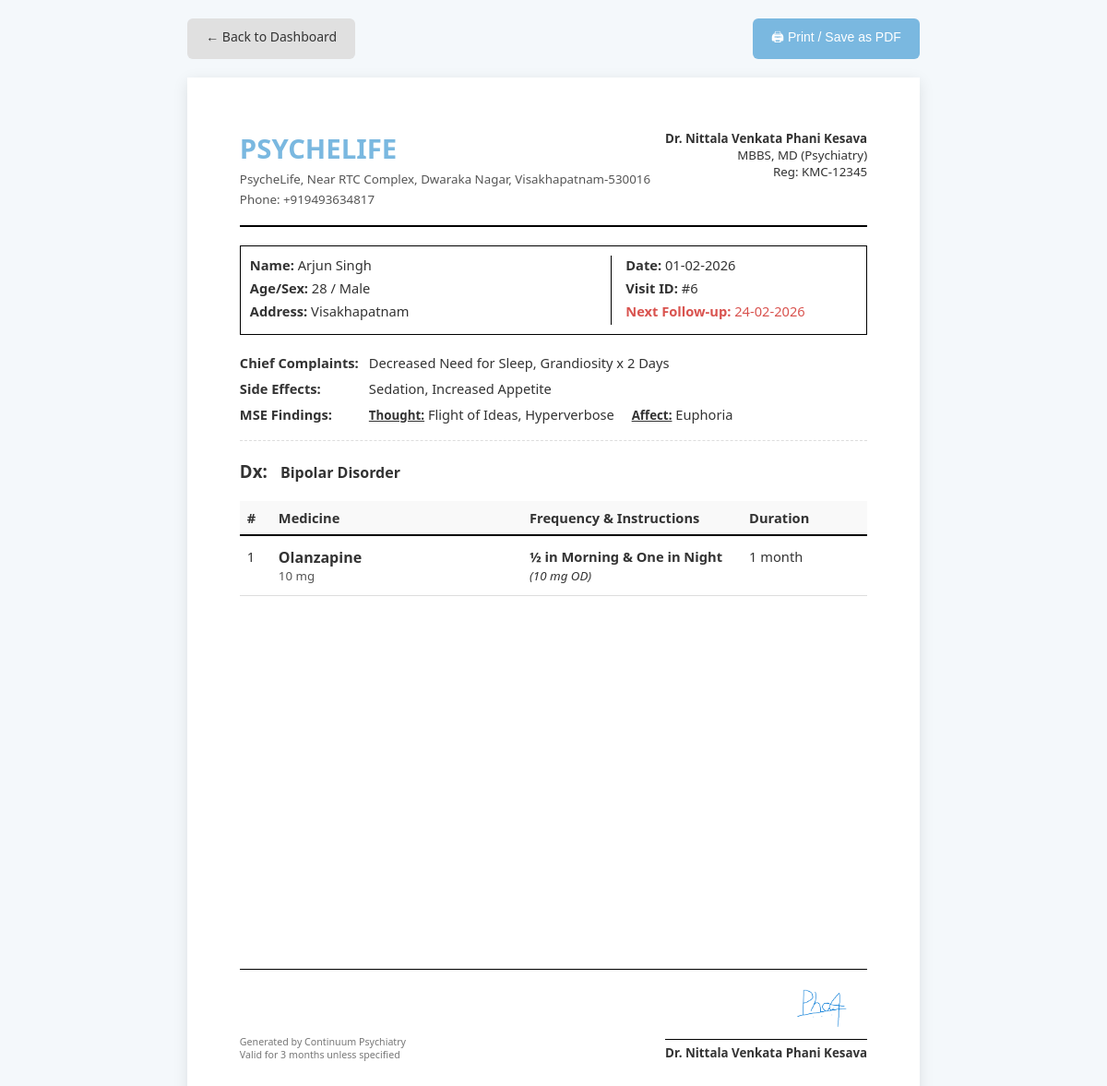
The app's page /preview_prescription/6 (signed in) with its own data.
### models.py (models this page shows, shortened)
class Doctor(db.Model):
    __tablename__ = 'doctors'
    id = db.Column(db.Integer, primary_key=True)
    username = db.Column(db.String(80), unique=True, nullable=False)
    password_hash = db.Column(db.String(120), nullable=False)
    full_name = db.Column(db.String(100)) # e.g. "Dr. John Doe"
    clinic_name = db.Column(db.String(200))
    kmc_code = db.Column(db.String(50))
    address_text = db.Column(db.Text)
    social_handle = db.Column(db.String(100)) # e.g. "@drjohnpsych"
    signature_filename = db.Column(db.String(200)) # Path to uploaded image
    phone = db.Column(db.String(20))
    email = db.Column(db.String(120))
    patients = db.relationship('Patient', backref='doctor', lazy=True)

class Patient(db.Model):
    __tablename__ = 'patients'
    id = db.Column(db.Integer, primary_key=True)
    name = db.Column(db.String(100), nullable=False)
    age = db.Column(db.Integer, nullable=False)
    sex = db.Column(db.String(10), nullable=False)
    address = db.Column(db.Text)
    doctor_id = db.Column(db.Integer, db.ForeignKey('doctors.id'), nullable=False)
    phone = db.Column(db.String(20))  # Optional Phone
    attender_name = db.Column(db.String(100))
    attender_relation = db.Column(db.String(50))
    attender_reliability = db.Column(db.String(10))  # 'Yes' or 'No'
    personal_notes = db.Column(db.Text)  # Doctor's personal ID notes
    visits = db.relationship('Visit', backref='patient', lazy=True, cascade='all, delete-orphan')

class Visit(db.Model):
    __tablename__ = 'visits'
    id = db.Column(db.Integer, primary_key=True)
    patient_id = db.Column(db.Integer, db.ForeignKey('patients.id'), nullable=False)
    date = db.Column(db.Date, nullable=False)
    visit_type = db.Column(db.String(20), nullable=False)  # 'First' or 'Follow-up'
    provisional_diagnosis = db.Column(db.Text)
    differential_diagnosis = db.Column(db.Text)
    next_visit_date = db.Column(db.Date)
    note = db.Column(db.Text)
    symptom_entries = db.relationship('SymptomEntry', backref='visit', lazy=True, cascade='all, delete-orphan')
    medication_entries = db.relationship('MedicationEntry', backref='visit', lazy=True, cascade='all, delete-orphan')
    side_effect_entries = db.relationship('SideEffectEntry', backref='visit', lazy=True, cascade='all, delete-orphan')
    mse_entries = db.relationship('MSEEntry', backref='visit', lazy=True, cascade='all, delete-orphan')
    stressor_entries = db.relationship('StressorEntry', backref='visit', lazy=True, cascade='all, delete-orphan')
    personality_entries = db.relationship('PersonalityEntry', backref='visit', lazy=True, cascade='all, delete-orphan')
    safety_profile = db.relationship('SafetyMedicalProfile', backref='visit', uselist=False, cascade='all, delete-orphan')

class SymptomEntry(db.Model):
    __tablename__ = 'symptom_entries'
    id = db.Column(db.Integer, primary_key=True)
    visit_id = db.Column(db.Integer, db.ForeignKey('visits.id'), nullable=False)
    symptom_name = db.Column(db.String(200), nullable=False)
    score_onset = db.Column(db.Float)
    score_progression = db.Column(db.Float)
    score_current = db.Column(db.Float, nullable=False)
    duration_text = db.Column(db.String(100))
    note = db.Column(db.Text)

class SideEffectEntry(db.Model):
    __tablename__ = 'side_effect_entries'
    id = db.Column(db.Integer, primary_key=True)
    visit_id = db.Column(db.Integer, db.ForeignKey('visits.id'), nullable=False)
    side_effect_name = db.Column(db.String(200), nullable=False)
    score_onset = db.Column(db.Float)
    score_progression = db.Column(db.Float)
    score_current = db.Column(db.Float, nullable=False)  # Renamed from 'score' conceptually
    duration_text = db.Column(db.String(100))
    note = db.Column(db.Text)
    score = db.Column(db.Integer, default=0)

class MSEEntry(db.Model):
    __tablename__ = 'mse_entries'
    id = db.Column(db.Integer, primary_key=True)
    visit_id = db.Column(db.Integer, db.ForeignKey('visits.id'), nullable=False)
    category = db.Column(db.String(50), nullable=False)  # 'Thought', 'Perception', 'Affect'
    finding_name = db.Column(db.String(200))
    score_onset = db.Column(db.Float)
    score_progression = db.Column(db.Float)
    score_current = db.Column(db.Float, nullable=False)  # Renamed from 'score'
    duration = db.Column(db.String(100))
    note = db.Column(db.Text)
    score = db.Column(db.Integer, default=0)

class MedicationEntry(db.Model):
    __tablename__ = 'medication_entries'
    id = db.Column(db.Integer, primary_key=True)
    visit_id = db.Column(db.Integer, db.ForeignKey('visits.id'), nullable=False)
    drug_name = db.Column(db.String(200), nullable=False)
    drug_type = db.Column(db.String(50))  # 'Brand' or 'Generic'
    dose_mg = db.Column(db.String(50))
    frequency = db.Column(db.String(20))
    duration_text = db.Column(db.String(100))
    note = db.Column(db.Text)  # Instructions (Before/After food)

### app.py (the view)
@app.route('/preview_prescription/<int:visit_id>')
@login_required
def preview_prescription(visit_id):
    visit = Visit.query.get_or_404(visit_id)
    patient = visit.patient
    include_qr = request.args.get('include_qr') == 'true'
    lifchart_url = None
    if include_qr:
        base_url = request.url_root.rstrip('/')
        lifchart_url = f"{base_url}/life_chart/{patient.id}"
    return render_template('preview_prescription.html',
                         patient=patient,
                         visit=visit,
                         lifchart_url=lifchart_url)

### app.py (called while the page is built)
@app.context_processor
def utility_processor():
    return dict(format_frequency=format_frequency)

def login_required(f):
    @wraps(f)
    def decorated_function(*args, **kwargs):
        if 'logged_in' not in session and 'guest' not in session:
            flash('Please log in to access this page.', 'error')
            return redirect(url_for('landing'))
        return f(*args, **kwargs)
    return decorated_function

### templates/preview_prescription.html (shortened to what this page needs)
<!DOCTYPE html>
<html lang="en">
<head>
</head>
<body>
    <div class="action-bar">
        <a href="{{ url_for('dashboard') }}" class="btn btn-secondary">← Back to Dashboard</a>
        <button onclick="window.print()" class="btn btn-primary">🖨 Print / Save as PDF</button>
    </div>
    <div class="prescription-paper">
        <div class="rx-header">
            <div class="hospital-info">
                <h1>{{ guest_doctor.clinic if guest else (patient.doctor.clinic_name or "ElevenEleven Health") }}</h1>
                <p>{{ guest_doctor.address if guest else (patient.doctor.address_text or "Psychiatry & Wellness Center") }}</p>
                <p>Phone: {{ guest_doctor.phone if guest else (patient.doctor.phone or "") }}</p>
            </div>
            <div class="doctor-info">
                <p><strong>Dr. {{ guest_doctor.name if guest else (patient.doctor.full_name or session.get('username')|title) }}</strong></p>
                <p>{{ guest_doctor.qualification if guest else "MBBS, MD (Psychiatry)" }}</p>
                <p>Reg: {{ guest_doctor.registration if guest else (patient.doctor.kmc_code or "KMC-12345") }}</p>
            </div>
        </div>
        <div class="patient-info-box">
            <div class="info-left">
                <div class="info-row"><strong>Name:</strong> {{ guest_patient.name if guest else patient.name }}</div>
                <div class="info-row"><strong>Age/Sex:</strong> {{ guest_patient.age if guest else patient.age }} / {{ guest_patient.sex if guest else patient.sex }}</div>
                <div class="info-row"><strong>Address:</strong> {{ guest_patient.address if guest else patient.address }}</div>
            </div>
            <div class="info-right">
                <div class="info-row"><strong>Date:</strong> {{ visit.date.strftime('%d-%m-%Y') if visit.date else "Today" }}</div>
                <div class="info-row"><strong>Visit ID:</strong> #{{ visit.id if not guest else "Guest" }}</div>
                {% if visit.next_visit_date %}
                <div class="info-row" style="margin-top: 5px; color: #d9534f;">
                    <strong>Next Follow-up:</strong> {{ visit.next_visit_date.strftime('%d-%m-%Y') }}
                </div>
                {% endif %}
            </div>
        </div>
        {% if visit.symptom_entries or visit.side_effect_entries or visit.mse_entries %}
        <div class="clinical-section">
            {% if visit.symptom_entries %}
            <div class="clinical-row">
                <div class="clinical-label">Chief Complaints:</div>
                <div class="clinical-data">
                    {% for s in visit.symptom_entries %}
                        {{ s.symptom_name }}{% if s.duration_text %} x {{ s.duration_text }}{% endif %}{% if not loop.last %}, {% endif %}
                    {% endfor %}
                </div>
            </div>
            {% endif %}
            {% if visit.side_effect_entries %}
            <div class="clinical-row">
                <div class="clinical-label">Side Effects:</div>
                <div class="clinical-data">
                    {% for s in visit.side_effect_entries %}
                        {{ s.side_effect_name }}{% if s.duration_text %} x {{ s.duration_text }}{% endif %}{% if not loop.last %}, {% endif %}
                    {% endfor %}
                </div>
            </div>
            {% endif %}
            {% if visit.mse_entries %}
                {% set thoughts = [] %}
                {% set perceptions = [] %}
                {% set affects = [] %}
                {% if thoughts or perceptions or affects %}
                <div class="clinical-row">
                    <div class="clinical-label">MSE Findings:</div>
                    <div class="clinical-data">
                        {% if thoughts %}
                            <div class="mse-group"><span>Thought:</span> {{ thoughts|join(', ') }}</div>
                        {% endif %}
                        {% if affects %}
                            <div class="mse-group"><span>Affect:</span> {{ affects|join(', ') }}</div>
                        {% endif %}
                    </div>
                </div>
                {% endif %}
            {% endif %}
        </div>
        {% endif %}
        {% if visit.provisional_diagnosis %}
        <div style="margin-bottom: 20px; font-weight: bold;">
            <span style="font-size: 14pt;">Dx:</span>
            <span style="font-size: 12pt; margin-left: 10px;">{{ visit.provisional_diagnosis }}</span>
        </div>
        {% endif %}
        <table class="rx-table">
            <thead>
                <tr>
                    <th style="width: 5%;">#</th>
                    <th style="width: 40%;">Medicine</th>
                    <th style="width: 35%;">Frequency & Instructions</th> <th style="width: 20%;">Duration</th>
                </tr>
            </thead>
            <tbody>
                {% for entry in visit.medication_entries %}
                <tr>
                    <td>{{ loop.index }}</td>
                    <td>
                        <div style="font-weight: bold; font-size: 12pt;">
                            {{ entry.drug_name }}
                        </div>
                        {% if entry.dose_mg %}
                        <div style="font-size: 10pt; color: #555;">{{ entry.dose_mg }}</div>
                        {% endif %}
                    </td>
                    <td>
                        <div style="font-weight: 600;">
                            {{ format_frequency(entry.frequency) }}
                        </div>
                        {% if entry.note %}
                        <div style="font-style: italic; font-size: 10pt; margin-top: 2px;">
                            ({{ entry.note }})
                        </div>
                        {% endif %}
                    </td>
                    <td>{{ entry.duration_text }}</td>
                </tr>
                {% endfor %}
            </tbody>
        </table>
        <div class="rx-footer">
            <div style="font-size: 8pt; color: #777;">
                Generated by Continuum Psychiatry<br>
                Valid for 3 months unless specified
            </div>
            <div style="text-align: right;">
                {% if guest and guest_signature_b64 %}
                    <img style="max-height: 50px; display: block; margin-left: auto;">
                {% elif not guest and patient.doctor.signature_filename %}
                    <img src="{{ url_for('static', filename='signatures/' + patient.doctor.signature_filename) }}" style="max-height: 60px; display: block; margin-left: auto;">
                {% else %}
                    <div style="height: 50px;"></div>
                {% endif %}
                <div style="border-top: 1px solid #000; padding-top: 5px; margin-top: 5px; display: inline-block;">
                    <strong>Dr. {{ guest_doctor.name if guest else (patient.doctor.full_name or session.get('username')|title) }}</strong>
                </div>
            </div>
        </div>
    </div>
</body>
</html>

### templates/preview_prescription.html (style rules this page uses)
:root { --primary-blue: #A5DCFE; --primary-dark: #7ab8e0; --text-color: #333; --border-color: #e0e0e0; --bg-color: #f4f8fb; }
* { box-sizing: border-box; margin: 0; padding: 0; }
body { font-family: 'Segoe UI', Tahoma, Geneva, Verdana, sans-serif; background-color: var(--bg-color); color: var(--text-color); }
.action-bar { max-width: 210mm; margin: 20px auto; display: flex; justify-content: space-between; }
.btn { padding: 10px 20px; border: none; border-radius: 6px; cursor: pointer; text-decoration: none; display: inline-block; font-size: 14px; transition: 0.2s; }
.btn-primary { background: var(--primary-dark); color: white; }
.btn-secondary { background: #e0e0e0; color: #333; }
.prescription-paper { background: white; width: 210mm; min-height: 297mm; margin: 0 auto; padding: 15mm; box-shadow: 0 4px 15px rgba(0,0,0,0.1); position: relative; }
.rx-header { display: flex; justify-content: space-between; border-bottom: 2px solid #000; padding-bottom: 15px; margin-bottom: 20px; }
.hospital-info h1 { font-size: 22pt; margin: 0; color: var(--primary-dark); text-transform: uppercase; }
.hospital-info p { margin: 4px 0; font-size: 10pt; color: #555; }
.doctor-info { text-align: right; font-size: 10pt; }
.patient-info-box { display: flex; border: 1px solid #000; padding: 10px; margin-bottom: 20px; font-size: 11pt; }
.info-left { flex: 1.5; border-right: 1px solid #000; padding-right: 15px; }
.info-right { flex: 1; padding-left: 15px; }
.info-row { margin-bottom: 5px; }
.clinical-section { margin-bottom: 20px; font-size: 11pt; border-bottom: 1px dashed #ddd; padding-bottom: 10px; }
.clinical-row { display: flex; margin-bottom: 8px; }
.clinical-label { font-weight: bold; width: 140px; flex-shrink: 0; }
.clinical-data { flex: 1; }
.mse-group { display: inline-block; margin-right: 15px; }
.mse-group span { font-weight: 600; text-decoration: underline; font-size: 10pt; }
.rx-table { width: 100%; border-collapse: collapse; font-size: 11pt; margin-bottom: 20px; }
.rx-table th { border-bottom: 2px solid #000; padding: 8px; text-align: left; background: #f9f9f9; }
.rx-table td { border-bottom: 1px solid #ddd; padding: 12px 8px; vertical-align: top; }
.rx-footer { position: absolute; bottom: 15mm; left: 15mm; right: 15mm; display: flex; justify-content: space-between; align-items: flex-end; font-size: 10pt; border-top: 1px solid #000; padding-top: 10px; }

### records on screen
Doctor: clinic_name "PSYCHELIFE", address_text "PsycheLife, Near RTC Complex, Dwaraka Nagar, Visakhapatnam-530016", phone "+919493634817", full_name "Nittala Venkata Phani Kesava", kmc_code "KMC-12345", signature_filename (picture)
Patient: name "Arjun Singh", age "28", sex "Male", address "Visakhapatnam"
Visit: date "01-02-2026", id "6", next_visit_date "24-02-2026", provisional_diagnosis "Bipolar Disorder"
SymptomEntry: symptom_name "Decreased Need for Sleep"
SymptomEntry: symptom_name "Grandiosity", duration_text "2 Days"
SideEffectEntry: side_effect_name "Sedation"
SideEffectEntry: side_effect_name "Increased Appetite"
MSEEntry: finding_name "Euphoria"
MedicationEntry: drug_name "Olanzapine", dose_mg "10 mg", frequency "½ in Morning & One in Night", note "10 mg OD", duration_text "1 month"

### other values on screen
{{ guest_doctor.qualification if guest else "MBBS, MD (Psychiatry)" }} "MBBS, MD (Psychiatry)"
{{ thoughts|join(', ') }} "Flight of Ideas, Hyperverbose"
